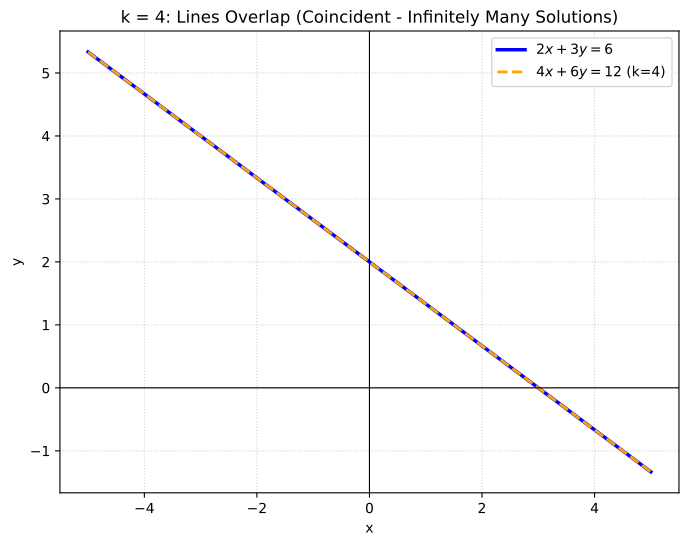

Reproduce this figure in Python.
import subprocess
import matplotlib.pyplot as plt
import numpy as np

# Take value of k as input from user
k_input = input("Enter the value of k: ")
k = float(k_input)

# Define x values range
x = np.linspace(-5, 5, 400)

# Express equations in slope-intercept form (y = mx + c)
# Equation 1: 2x + 3y = 6  =>  y = (6 - 2x) / 3
# Equation 2: 4x + 6y = 3k =>  y = (3k - 4x) / 6
y1 = (6 - 2 * x) / 3
y2 = (3 * k - 4 * x) / 6

# Plot the lines
plt.figure(figsize=(8, 6))
plt.plot(x, y1, label=r"$2x + 3y = 6$", color="blue", linewidth=2.5)
plt.plot(
    x,
    y2,
    label=f"$4x + 6y = {3*k:g}$ (k={k:g})",
    color="orange",
    linestyle="--",
    linewidth=2,
)

# Graph styling
plt.axhline(0, color="black", linewidth=0.8)
plt.axvline(0, color="black", linewidth=0.8)
plt.grid(True, linestyle=":", alpha=0.6)
plt.xlabel("x")
plt.ylabel("y")

# Dynamic title based on k
if np.isclose(k, 4):
    plt.title(
        f"k = {k:g}: Lines Overlap (Coincident - Infinitely Many Solutions)"
    )
else:
    plt.title(f"k = {k:g}: Lines are Parallel (No Solution)")

plt.legend()
plt.savefig("bt34a.pdf", bbox_inches="tight", dpi=300)
plt.close()
subprocess.run(["termux-open", "bt34a.pdf"])
